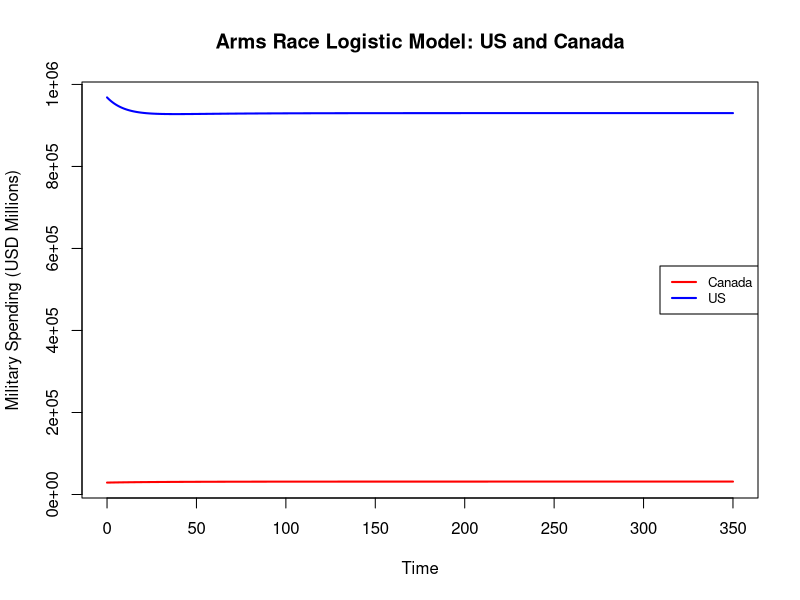

The R source for this figure:
#############################
# Logistic Arms Race Model
# With Logistic Constraints
############################

#time values
t_vals <- seq(0, 350, by = 0.1)

#parameters
#values of e and f shift the equilibrium but do not change stability results
e <- 0.733582888 
f <- -0.59771515 

#capacity limits for military spending (logistic constraint parameters)
Kp <- 40000
Kg <- 1041000

#initial conditions determine the starting point of the simulation
#values below or above equilibrium affect whether spending initially increases or decreases
p0 <- 29065.9 
g0 <- 968381.6

#create matrix to store model values: simulated spending levels of Purple and Green, respectively
arms <- matrix(NA, nrow = 2, ncol = length(t_vals))
arms[,1] <- c(p0, g0)

#Euler method to numerically simulate the Logistic arms race model
arms_model <- function(t_vals, arms, a, b, c, d, e, f, Kp, Kg){
  h <- t_vals[2] - t_vals[1]
  for(t in 2:length(t_vals)){
    
    p_prev <- arms[1, t-1]
    g_prev <- arms[2, t-1]
    
    #Logistic model equations with logistic constraint
    dp <- a*(1 - p_prev/Kp)*g_prev - c*p_prev + e
    dg <- b*(1 - g_prev/Kg)*p_prev - d*g_prev + f
    
    p_new <- p_prev + h*dp
    g_new <- g_prev + h*dg
    
    arms[,t] <- c(p_new, g_new)
  }
  return(arms)
}

model1 <- arms_model(t_vals, arms, a = 0.001025041, b = 3.06035844, c = 0.006444388, d = 0.01104621, e, f, Kp, Kg)
#Plot the results 
plot(t_vals, model1[1,], type="l", col="red", lwd=2,
     xlab="Time", ylab="Military Spending (USD Millions)",
     main="Arms Race Logistic Model: US and Canada",
     ylim = range(model1))
lines(t_vals, model1[2,], col="blue", lwd=2)
legend("right",
       legend=c("Canada", "US"),
       col=c("red","blue"),
       lwd=2,
       cex=0.8)
